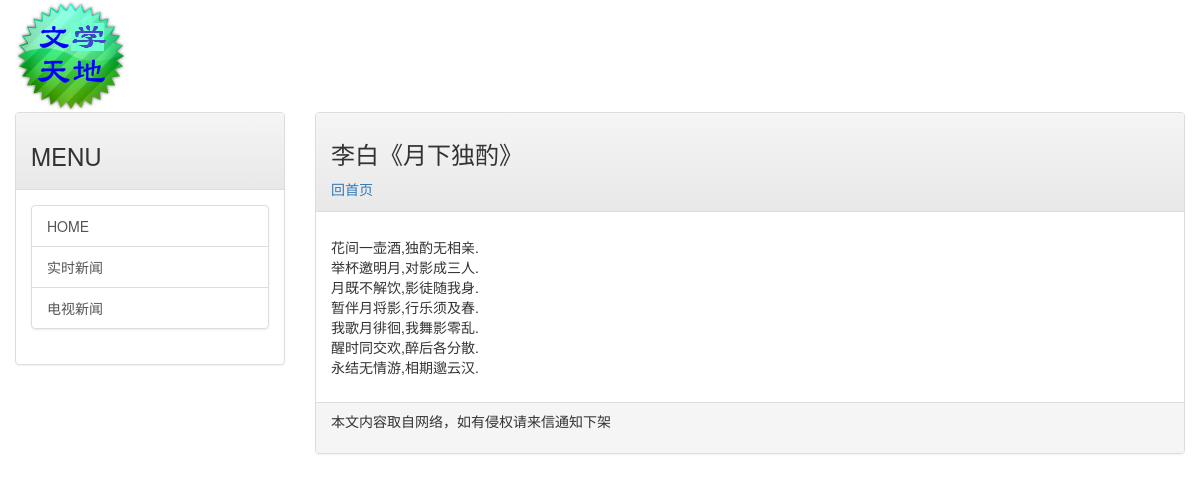
Page /post/libai-yuexiaduzhuo on the committed database.
### mainsite/models.py (models this page shows, shortened)
class Post(models.Model):
    title = models.CharField(max_length=200)
    slug = models.CharField(max_length=200)
    body = models.TextField()
    abstract = models.TextField(max_length=300, default="")
    pub_date = models.DateTimeField(default=timezone.now)
    class Meta:
        ordering = ('-pub_date',)

### mainsite/views.py (the view)
# urls.py: url(r'^post/([\w-]+)$', showpost),
def showpost(request, slug):
    template = get_template('post.html')
    try:
        post = Post.objects.get(slug=slug)
        if post is not None:
            html = template.render(locals())
            return HttpResponse(html)
    except:
        return redirect('/')

### templates/post.html (shortened to what this page needs)
{% extends 'base.html' %}
{% load markdown_deux_tags %}
{% block headmessage %}
    <h3 style="font-family: 微软雅黑;">{{ post.title }}</h3>
    <a style="font-family: 微软雅黑;" href="/">回首页</a>
{% endblock %}
{% block content %}
    <p style="font-family: 微软雅黑;font-size: 12pt;letter-spacing: 2pt;">{{ post.body | markdown | linebreaks }}</p>
{% endblock %}

### rows in the picture
Post: title "李白《月下独酌》", body "花间一壶酒,独酌无相亲. 举杯邀明月,对影成三人. 月既不解饮,影徒随我身. 暂伴月将影,行乐须及春. 我歌月徘徊,我舞影零乱. 醒时同交欢,醉后各分散. 永结无情游,相期邈云汉."
